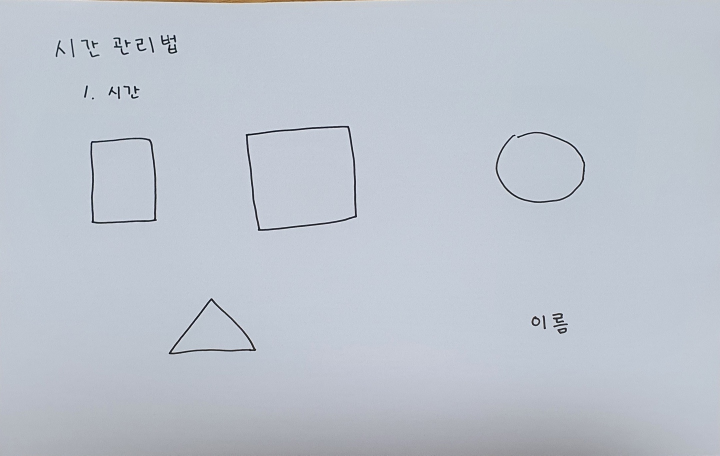
#> input picture sample_images/sample_ppt/6.jpg, 1440 x 911 px, found by its file name (shown at 1/2 size)
$ python merge.py
#> lines starting #> are read from the running program, lines starting #| are printed output that depends on the picture; after the words box and inside, x2 and y2 are one past the last pixel; in counts of white or black regions, pixels touching at a corner belong together
import cv2
import numpy as np


# tuplify
def tup(point):
    return (point[0], point[1]);


# returns true if the two boxes overlap
def overlap(source, target):
    # unpack points
    tl1, br1 = source;
    tl2, br2 = target;

    # checks
    if (tl1[0] >= br2[0] or tl2[0] >= br1[0]):
        return False;
    if (tl1[1] >= br2[1] or tl2[1] >= br1[1]):
        return False;
    return True;


# returns all overlapping boxes
def getAllOverlaps(boxes, bounds, index):
    overlaps = [];
    for a in range(len(boxes)):
        if a != index:
            if overlap(bounds, boxes[a]):
                overlaps.append(a);
    return overlaps;


img = cv2.imread('D:/practice/contour/sample_images/sample_ppt/6.jpg')
#> img is the input picture: shape (911, 1440, 3); mean B, G, R 206.3, 196.1, 189.2
orig = np.copy(img);
blue, green, red = cv2.split(img)


def medianCanny(img, thresh1, thresh2):
#> called with thresh1 = 0, thresh2 = 1
    median = np.median(img)
#> median = 211
    img = cv2.Canny(img, int(thresh1 * median), int(thresh2 * median))
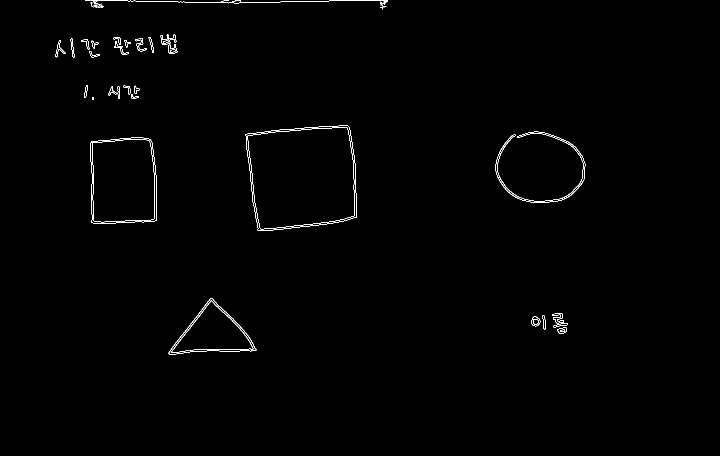
#> img: shape (911, 1440) (shown at 1/2 size); 0.57% white in thin lines or dots, all inside (x1, y1, x2, y2) = (111, 0, 1171, 709)
    return img


blue_edges = medianCanny(blue, 0, 1)
green_edges = medianCanny(green, 0, 1)
red_edges = medianCanny(red, 0, 1)

edges = blue_edges | green_edges | red_edges

# I'm using OpenCV 3.4. This returns (contours, hierarchy) in OpenCV 2 and 4
contours, hierarchy = cv2.findContours(edges, cv2.RETR_EXTERNAL, cv2.CHAIN_APPROX_SIMPLE)
#> contours = 34 contours, 5 with area under 20; largest, box (x1, y1, x2, y2) and area: (491, 251, 714, 462) 40340, (180, 275, 314, 448) 21278, (337, 596, 513, 709) 10104, (991, 263, 1171, 406) 1700, (1063, 632, 1081, 653) 256

# go through the contours and save the box edges
boxes = [];  # each element is [[top-left], [bottom-right]];
hierarchy = hierarchy[0]
for component in zip(contours, hierarchy):
    currentContour = component[0]
    currentHierarchy = component[1]
    x, y, w, h = cv2.boundingRect(currentContour)
    if currentHierarchy[3] < 0:
        cv2.rectangle(img, (x, y), (x + w, y + h), (0, 255, 0), 1)
        boxes.append([[x, y], [x + w, y + h]]);
#> this loop made 34 passes
#> (currentHierarchy, x, y, w, h) on passes 1, 2, 3, 4, 5, 6, 7, 8, 9, 10, 12, 13: ([1, -1, -1, -1], 1115, 655, 19, 13), ([2, 0, -1, -1], 1107, 646, 29, 9), ([3, 1, -1, -1], 1063, 632, 18, 21), ([4, 2, -1, -1], 1085, 631, 7, 28), ([5, 3, -1, -1], 1104, 626, 24, 21), ([6, 4, -1, -1], 337, 596, 176, 113), ([7, 5, -1, -1], 1129, 399, 7, 4), ([8, 6, -1, -1], 180, 275, 134, 173), ([9, 7, -1, -1], 991, 263, 180, 143), ([10, 8, -1, -1], 491, 251, 223, 211), ([12, 10, -1, -1], 262, 188, 16, 10), ([13, 11, -1, -1], 235, 173, 5, 25)
#> (currentContour, currentHierarchy, x, y, w, h) on passes 11, 31, 32: ([[184, 195], [184, 198], [187, 198], [187, 195]], [11, 9, -1, -1], 184, 195, 4, 4), ([[528, 2], [537, 2]], [31, 29, -1, -1], 528, 2, 10, 1), ([[570, 1], [578, 1]], [32, 30, -1, -1], 570, 1, 9, 1)
#> img: shape (911, 1440, 3)
#> after the loop, boxes = 34 items

# filter out excessively large boxes
filtered = [];
max_area = 30000;
for box in boxes:
    w = box[1][0] - box[0][0];
    h = box[1][1] - box[0][1];
    if w * h < max_area:
        filtered.append(box);
#> this loop made 34 passes
#> (box, w, h) on passes 1 to 12: ([[1115, 655], [1134, 668]], 19, 13), ([[1107, 646], [1136, 655]], 29, 9), ([[1063, 632], [1081, 653]], 18, 21), ([[1085, 631], [1092, 659]], 7, 28), ([[1104, 626], [1128, 647]], 24, 21), ([[337, 596], [513, 709]], 176, 113), ([[1129, 399], [1136, 403]], 7, 4), ([[180, 275], [314, 448]], 134, 173), ([[991, 263], [1171, 406]], 180, 143), ([[491, 251], [714, 462]], 223, 211), ([[184, 195], [188, 199]], 4, 4), ([[262, 188], [278, 198]], 16, 10)
#> after the loop, filtered = 33 items
boxes = filtered;
#> boxes = 33 items

# go through the boxes and start merging
merge_margin = 5;

# this is gonna take a long time
finished = False;
highlight = [[0, 0], [1, 1]];
points = [[[0, 0]]];
while not finished:
    # set end con
    finished = True;

    # check progress
    print("Len Boxes: " + str(len(boxes)));
#| Len Boxes: 33

    # draw boxes # comment this section out to run faster
    copy = np.copy(orig);
    for box in boxes:
        cv2.rectangle(copy, tup(box[0]), tup(box[1]), (0, 200, 0), 1);
#> this loop made 33 passes
#> box on passes 1 to 12: [[1115, 655], [1134, 668]], [[1107, 646], [1136, 655]], [[1063, 632], [1081, 653]], [[1085, 631], [1092, 659]], [[1104, 626], [1128, 647]], [[337, 596], [513, 709]], [[1129, 399], [1136, 403]], [[180, 275], [314, 448]], [[991, 263], [1171, 406]], [[184, 195], [188, 199]], [[262, 188], [278, 198]], [[235, 173], [240, 198]]
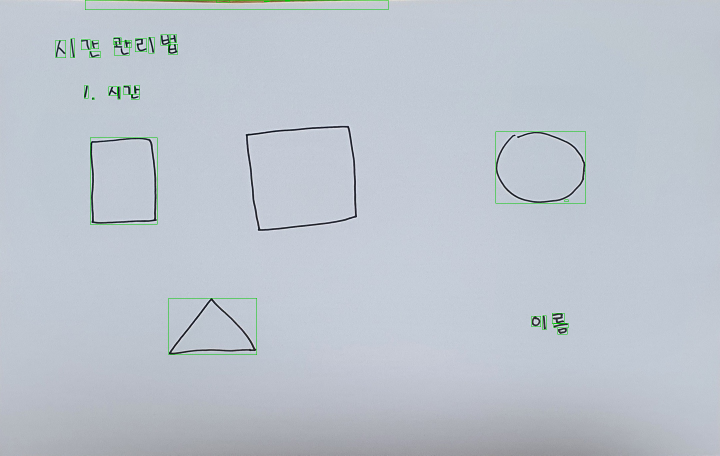
#> copy: shape (911, 1440, 3) (shown at 1/2 size); 0.38% of pixels changed, all inside (x1, y1, x2, y2) = (111, 0, 1172, 710)
    cv2.rectangle(copy, tup(highlight[0]), tup(highlight[1]), (0, 0, 255), 2);
#> copy: shape (911, 1440, 3); under 0.01% of pixels changed, all inside (x1, y1, x2, y2) = (0, 0, 3, 3)
    for point in points:
        point = point[0];
        cv2.circle(copy, tup(point), 4, (255, 0, 0), -1);
#> copy: shape (911, 1440, 3); mean B, G, R 205.6, 196.2, 188.5
    cv2.imshow("Copy", copy);
    key = cv2.waitKey(1);
#> (key q is pressed here)
    if key == ord('q'):
        break;

    # loop through boxes
    index = len(boxes) - 1;
    while index >= 0:
        # grab current box
        curr = boxes[index];

        # add margin
        tl = curr[0][:];
        br = curr[1][:];
        tl[0] -= merge_margin;
        tl[1] -= merge_margin;
        br[0] += merge_margin;
        br[1] += merge_margin;

        # get matching boxes
        overlaps = getAllOverlaps(boxes, [tl, br], index);

        # check if empty
        if len(overlaps) > 0:
            # combine boxes
            # convert to a contour
            con = [];
            overlaps.append(index);
            for ind in overlaps:
                tl, br = boxes[ind];
                con.append([tl]);
                con.append([br]);
            con = np.array(con);

            # get bounding rect
            x, y, w, h = cv2.boundingRect(con);

            # stop growing
            w -= 1;
            h -= 1;
            merged = [[x, y], [x + w, y + h]];

            # highlights
            highlight = merged[:];
            points = con;

            # remove boxes from list
            overlaps.sort(reverse=True);
            for ind in overlaps:
                del boxes[ind];
            boxes.append(merged);

            # set flag
            finished = False;
            break;

        # increment
        index -= 1;
cv2.destroyAllWindows();

# show final
copy = np.copy(orig);
for box in boxes:
    cv2.rectangle(copy, tup(box[0]), tup(box[1]), (0, 200, 0), 1);
cv2.imshow("Final", copy);
cv2.waitKey(0);

$ run again, with sample_images/sample_ppt/1.jpg copied over sample_images/sample_ppt/6.jpg
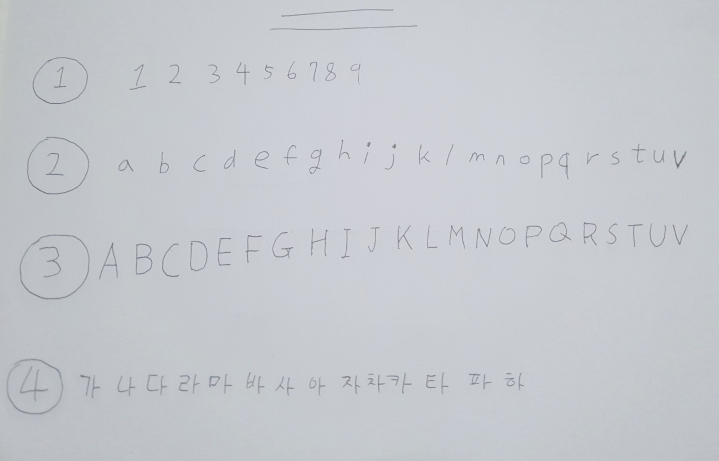
#> input picture sample_images/sample_ppt/1.jpg, 1437 x 922 px, found by its file name (shown at 1/2 size)
#> img is the input picture: shape (922, 1437, 3); mean B, G, R 206, 200.5, 197.3
#> median = 207
#> in medianCanny, `img = cv2.Canny(img, int(thresh1 * median), int(thresh2 * median))`:
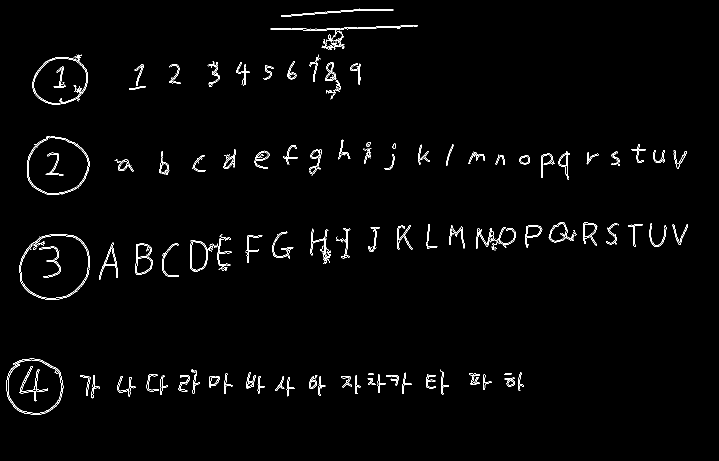
#> img: shape (922, 1437) (shown at 1/2 size); 1.5% white in thin lines or dots, all inside (x1, y1, x2, y2) = (13, 17, 1376, 829)
#> contours = 103 contours, 16 with area under 20; largest, box (x1, y1, x2, y2) and area: (39, 469, 180, 599) 14678, (64, 109, 176, 210) 8056, (380, 480, 436, 543) 1771, (271, 487, 306, 550) 1702, (1097, 444, 1153, 485) 1090
#> the loop `for component in zip(contours, hierarchy):` made 103 passes
#> (currentHierarchy, x, y, w, h) on passes 1, 3, 4, 5, 6, 7, 8, 9: ([1, -1, -1, -1], 1015, 760, 13, 11), ([3, 1, -1, -1], 736, 758, 15, 12), ([4, 2, -1, -1], 735, 756, 11, 8), ([5, 3, -1, -1], 1009, 755, 21, 18), ([6, 4, -1, -1], 573, 755, 16, 38), ([7, 5, -1, -1], 257, 754, 14, 39), ([8, 6, -1, -1], 637, 753, 15, 39), ([9, 7, -1, -1], 550, 753, 19, 29)
#> after the loop `for component in zip(contours, hierarchy):`: boxes = 103 items
#> the loop `for box in boxes:` made 103 passes
#> (box, w, h) on passes 1 to 8: ([[1015, 760], [1028, 771]], 13, 11), ([[1008, 758], [1021, 759]], 13, 1), ([[736, 758], [751, 770]], 15, 12), ([[735, 756], [746, 764]], 11, 8), ([[1009, 755], [1030, 773]], 21, 18), ([[573, 755], [589, 793]], 16, 38), ([[257, 754], [271, 793]], 14, 39), ([[637, 753], [652, 792]], 15, 39)
#| Len Boxes: 103
#> the loop `for box in boxes:` made 103 passes
#> box on passes 1 to 8: [[1015, 760], [1028, 771]], [[1008, 758], [1021, 759]], [[736, 758], [751, 770]], [[735, 756], [746, 764]], [[1009, 755], [1030, 773]], [[573, 755], [589, 793]], [[257, 754], [271, 793]], [[637, 753], [652, 792]]
#> after the loop `for box in boxes:`:
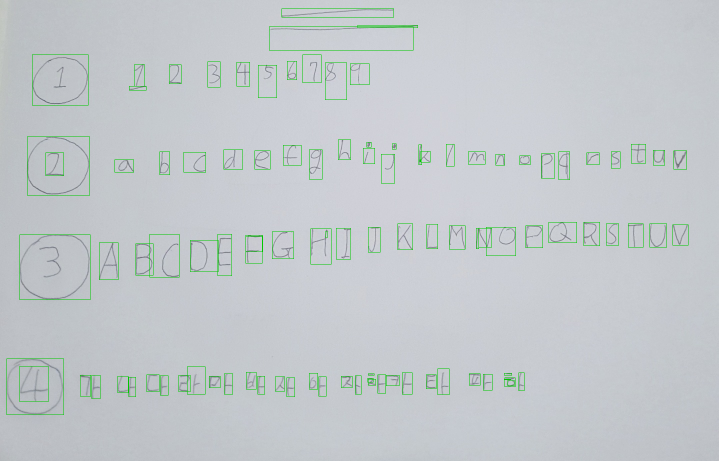
#> copy: shape (922, 1437, 3) (shown at 1/2 size); 1.18% of pixels changed, all inside (x1, y1, x2, y2) = (13, 17, 1377, 830)

$ run again, with sample_images/sample_ppt/3.jpg copied over sample_images/sample_ppt/6.jpg
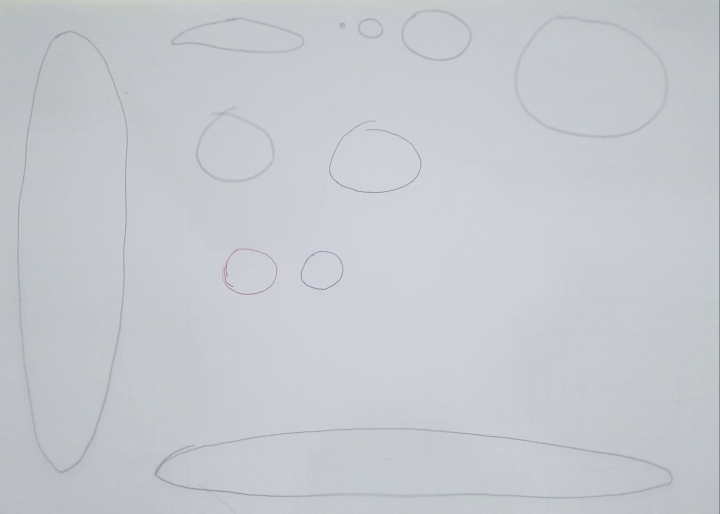
#> input picture sample_images/sample_ppt/3.jpg, 1439 x 1028 px, found by its file name (shown at 1/2 size)
#> img is the input picture: shape (1028, 1439, 3); mean B, G, R 205.8, 200.4, 197.2
#> median = 206
#> in medianCanny, `img = cv2.Canny(img, int(thresh1 * median), int(thresh2 * median))`:
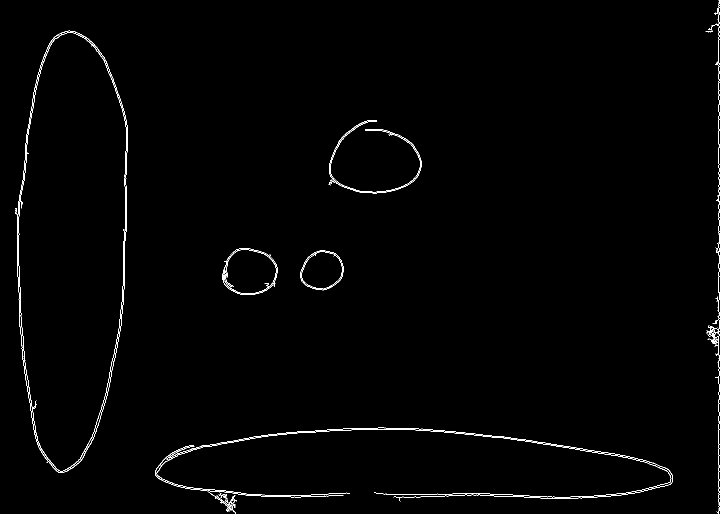
#> img: shape (1028, 1439) (shown at 1/2 size); 0.86% white in thin lines or dots
#> edges: shape (1028, 1439); 1% white in thin lines or dots
#> contours = 6 contours; box (x1, y1, x2, y2) and area: (440, 496, 555, 592) 8127, (30, 61, 256, 946) 5468, (601, 501, 687, 581) 5182, (310, 855, 1346, 1028) 4494, (1396, 0, 1439, 1028) 1918, (657, 240, 843, 387) 1290
#> the loop `for component in zip(contours, hierarchy):` made 6 passes
#> (currentHierarchy, x, y, w, h) on passes 1 to 6: ([1, -1, -1, -1], 310, 855, 1036, 173), ([2, 0, -1, -1], 601, 501, 86, 80), ([3, 1, -1, -1], 440, 496, 115, 96), ([4, 2, -1, -1], 657, 240, 186, 147), ([5, 3, -1, -1], 30, 61, 226, 885), ([-1, 4, -1, -1], 1396, 0, 43, 1028)
#> after the loop `for component in zip(contours, hierarchy):`: boxes = [[[310, 855], [1346, 1028]], [[601, 501], [687, 581]], [[440, 496], [555, 592]], [[657, 240], [843, 387]], [[30, 61], [256, 946]], [[1396, 0], [1439, 1028]]]
#> the loop `for box in boxes:` made 6 passes
#> (box, w, h) on passes 1 to 6: ([[310, 855], [1346, 1028]], 1036, 173), ([[601, 501], [687, 581]], 86, 80), ([[440, 496], [555, 592]], 115, 96), ([[657, 240], [843, 387]], 186, 147), ([[30, 61], [256, 946]], 226, 885), ([[1396, 0], [1439, 1028]], 43, 1028)
#> after the loop `for box in boxes:`: filtered = [[[601, 501], [687, 581]], [[440, 496], [555, 592]], [[657, 240], [843, 387]]]
#> `boxes = filtered;`: boxes has the same summary as filtered
#| Len Boxes: 3
#> the loop `for box in boxes:` made 3 passes
#> after the loop `for box in boxes:`:
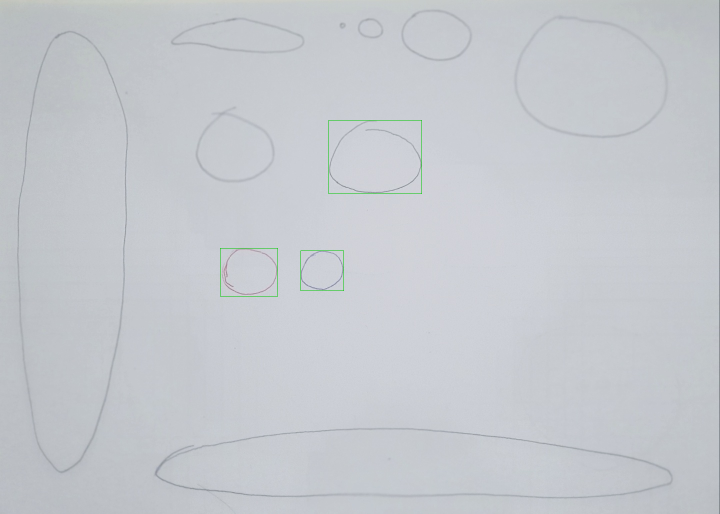
#> copy: shape (1028, 1439, 3) (shown at 1/2 size); 0.1% of pixels changed, all inside (x1, y1, x2, y2) = (440, 240, 844, 593)
